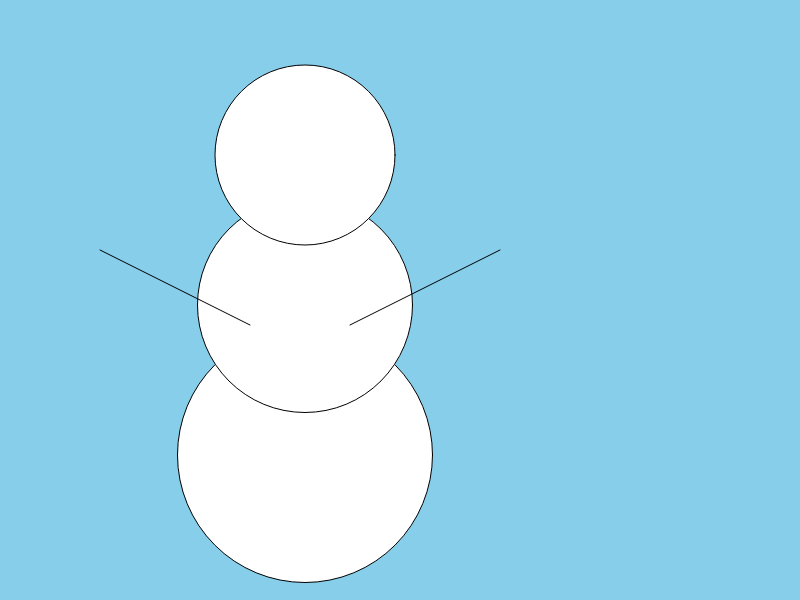
Frame 1 (no input)
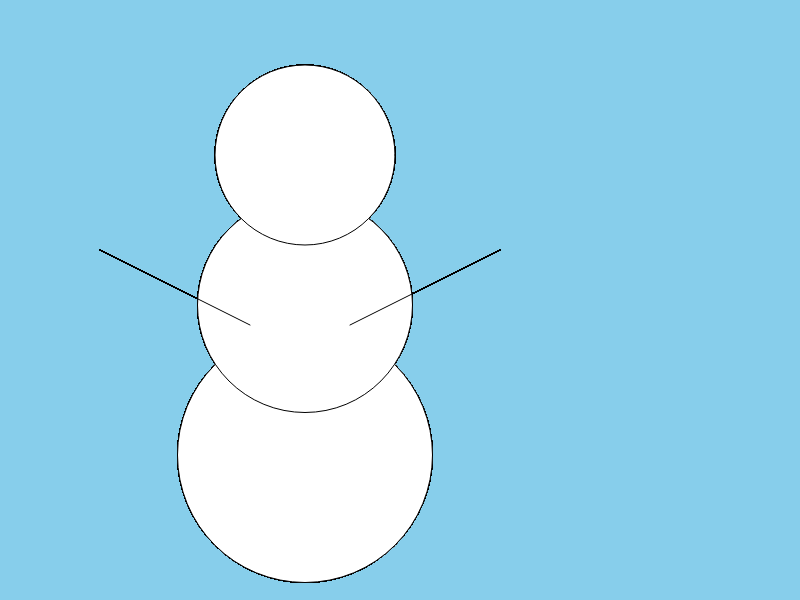
Frame 60 (no input)
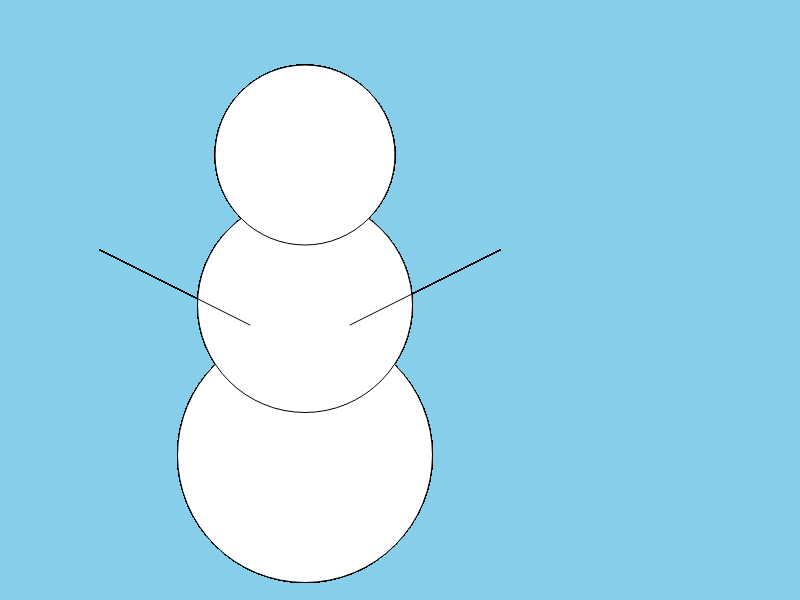
Frame 120 (the mouse pressed at the canvas centre since frame 60)

The p5.js sketch that drew these frames (run headless with seeded random() and noise() and a simulated clock; from frame 60 on, the mouse is pressed at the canvas centre):

// p5.js sketch
// ── sketch.js
/*Maki Triantafillou
March 8, 2019*/

//Global Variables
let  s= 155;


function setup() {
  // put setup code here
  createCanvas(800,600);
  background(135,206,235);

}

function draw() {
// making the circles

  ellipse(s+150,s+300,s+100);
  ellipse(s+150, s+150, s+60);
  ellipse(s+150,s,s+25);
//making snowmans arms
  line(250,325,100,250);
  line(350,325,500,250);

}
